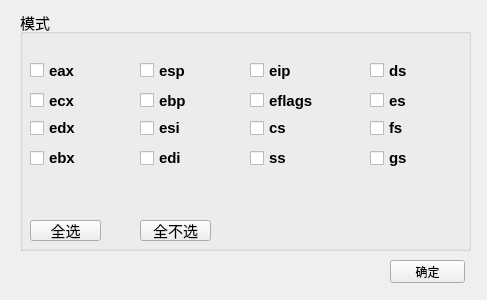
<?xml version="1.0" encoding="UTF-8"?>
<ui version="4.0">
 <class>Mode</class>
 <widget class="QWidget" name="Mode">
  <property name="geometry">
   <rect>
    <x>0</x>
    <y>0</y>
    <width>487</width>
    <height>300</height>
   </rect>
  </property>
  <property name="windowTitle">
   <string>模式选择</string>
  </property>
  <widget class="QGroupBox" name="groupBox">
   <property name="geometry">
    <rect>
     <x>20</x>
     <y>10</y>
     <width>451</width>
     <height>241</height>
    </rect>
   </property>
   <property name="font">
    <font>
     <family>Arial</family>
     <pointsize>11</pointsize>
     <weight>50</weight>
     <bold>false</bold>
    </font>
   </property>
   <property name="title">
    <string>模式</string>
   </property>
   <widget class="QPushButton" name="selectAllBox">
    <property name="geometry">
     <rect>
      <x>10</x>
      <y>210</y>
      <width>71</width>
      <height>21</height>
     </rect>
    </property>
    <property name="text">
     <string>全选</string>
    </property>
   </widget>
   <widget class="QCheckBox" name="eaxButton">
    <property name="geometry">
     <rect>
      <x>10</x>
      <y>50</y>
      <width>89</width>
      <height>21</height>
     </rect>
    </property>
    <property name="font">
     <font>
      <weight>75</weight>
      <bold>true</bold>
     </font>
    </property>
    <property name="text">
     <string>eax</string>
    </property>
   </widget>
   <widget class="QPushButton" name="deselectAllBox">
    <property name="geometry">
     <rect>
      <x>120</x>
      <y>210</y>
      <width>71</width>
      <height>21</height>
     </rect>
    </property>
    <property name="text">
     <string>全不选</string>
    </property>
   </widget>
   <widget class="QCheckBox" name="ecxButton">
    <property name="geometry">
     <rect>
      <x>10</x>
      <y>80</y>
      <width>89</width>
      <height>21</height>
     </rect>
    </property>
    <property name="font">
     <font>
      <family>Arial</family>
      <pointsize>11</pointsize>
      <weight>75</weight>
      <bold>true</bold>
     </font>
    </property>
    <property name="text">
     <string>ecx</string>
    </property>
   </widget>
   <widget class="QCheckBox" name="edxButton">
    <property name="geometry">
     <rect>
      <x>10</x>
      <y>110</y>
      <width>89</width>
      <height>16</height>
     </rect>
    </property>
    <property name="font">
     <font>
      <weight>75</weight>
      <bold>true</bold>
     </font>
    </property>
    <property name="text">
     <string>edx</string>
    </property>
   </widget>
   <widget class="QCheckBox" name="ebxButton">
    <property name="geometry">
     <rect>
      <x>10</x>
      <y>140</y>
      <width>89</width>
      <height>16</height>
     </rect>
    </property>
    <property name="font">
     <font>
      <weight>75</weight>
      <bold>true</bold>
     </font>
    </property>
    <property name="text">
     <string>ebx</string>
    </property>
   </widget>
   <widget class="QCheckBox" name="ebpButton">
    <property name="geometry">
     <rect>
      <x>120</x>
      <y>80</y>
      <width>89</width>
      <height>21</height>
     </rect>
    </property>
    <property name="font">
     <font>
      <family>Arial</family>
      <pointsize>11</pointsize>
      <weight>75</weight>
      <bold>true</bold>
     </font>
    </property>
    <property name="text">
     <string>ebp</string>
    </property>
   </widget>
   <widget class="QCheckBox" name="ediButton">
    <property name="geometry">
     <rect>
      <x>120</x>
      <y>140</y>
      <width>89</width>
      <height>16</height>
     </rect>
    </property>
    <property name="font">
     <font>
      <weight>75</weight>
      <bold>true</bold>
     </font>
    </property>
    <property name="text">
     <string>edi</string>
    </property>
   </widget>
   <widget class="QCheckBox" name="espButton">
    <property name="geometry">
     <rect>
      <x>120</x>
      <y>50</y>
      <width>89</width>
      <height>21</height>
     </rect>
    </property>
    <property name="font">
     <font>
      <weight>75</weight>
      <bold>true</bold>
     </font>
    </property>
    <property name="text">
     <string>esp</string>
    </property>
   </widget>
   <widget class="QCheckBox" name="esiButton">
    <property name="geometry">
     <rect>
      <x>120</x>
      <y>110</y>
      <width>89</width>
      <height>16</height>
     </rect>
    </property>
    <property name="font">
     <font>
      <weight>75</weight>
      <bold>true</bold>
     </font>
    </property>
    <property name="text">
     <string>esi</string>
    </property>
   </widget>
   <widget class="QCheckBox" name="eflagsButton">
    <property name="geometry">
     <rect>
      <x>230</x>
      <y>80</y>
      <width>89</width>
      <height>21</height>
     </rect>
    </property>
    <property name="font">
     <font>
      <family>Arial</family>
      <pointsize>11</pointsize>
      <weight>75</weight>
      <bold>true</bold>
     </font>
    </property>
    <property name="text">
     <string>eflags</string>
    </property>
   </widget>
   <widget class="QCheckBox" name="ssButton">
    <property name="geometry">
     <rect>
      <x>230</x>
      <y>140</y>
      <width>89</width>
      <height>16</height>
     </rect>
    </property>
    <property name="font">
     <font>
      <weight>75</weight>
      <bold>true</bold>
     </font>
    </property>
    <property name="text">
     <string>ss</string>
    </property>
   </widget>
   <widget class="QCheckBox" name="eipButton">
    <property name="geometry">
     <rect>
      <x>230</x>
      <y>50</y>
      <width>89</width>
      <height>21</height>
     </rect>
    </property>
    <property name="font">
     <font>
      <weight>75</weight>
      <bold>true</bold>
     </font>
    </property>
    <property name="text">
     <string>eip</string>
    </property>
   </widget>
   <widget class="QCheckBox" name="csButton">
    <property name="geometry">
     <rect>
      <x>230</x>
      <y>110</y>
      <width>89</width>
      <height>16</height>
     </rect>
    </property>
    <property name="font">
     <font>
      <weight>75</weight>
      <bold>true</bold>
     </font>
    </property>
    <property name="text">
     <string>cs</string>
    </property>
   </widget>
   <widget class="QCheckBox" name="esButton">
    <property name="geometry">
     <rect>
      <x>350</x>
      <y>80</y>
      <width>89</width>
      <height>21</height>
     </rect>
    </property>
    <property name="font">
     <font>
      <family>Arial</family>
      <pointsize>11</pointsize>
      <weight>75</weight>
      <bold>true</bold>
     </font>
    </property>
    <property name="text">
     <string>es</string>
    </property>
   </widget>
   <widget class="QCheckBox" name="gsButton">
    <property name="geometry">
     <rect>
      <x>350</x>
      <y>140</y>
      <width>89</width>
      <height>16</height>
     </rect>
    </property>
    <property name="font">
     <font>
      <weight>75</weight>
      <bold>true</bold>
     </font>
    </property>
    <property name="text">
     <string>gs</string>
    </property>
   </widget>
   <widget class="QCheckBox" name="dsButton">
    <property name="geometry">
     <rect>
      <x>350</x>
      <y>50</y>
      <width>89</width>
      <height>21</height>
     </rect>
    </property>
    <property name="font">
     <font>
      <weight>75</weight>
      <bold>true</bold>
     </font>
    </property>
    <property name="text">
     <string>ds</string>
    </property>
   </widget>
   <widget class="QCheckBox" name="fsButton">
    <property name="geometry">
     <rect>
      <x>350</x>
      <y>110</y>
      <width>89</width>
      <height>16</height>
     </rect>
    </property>
    <property name="font">
     <font>
      <weight>75</weight>
      <bold>true</bold>
     </font>
    </property>
    <property name="text">
     <string>fs</string>
    </property>
   </widget>
  </widget>
  <widget class="QPushButton" name="saveSelection">
   <property name="geometry">
    <rect>
     <x>390</x>
     <y>260</y>
     <width>75</width>
     <height>23</height>
    </rect>
   </property>
   <property name="text">
    <string>确定</string>
   </property>
  </widget>
 </widget>
 <resources/>
 <connections/>
</ui>
